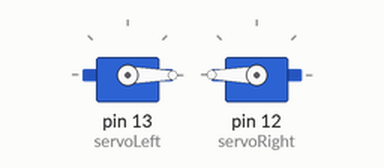
This sketch was run on a simulated Arduino Uno, built with avr-gcc and run on an emulated ATmega328P. Parts: 2 × servo.

Above: at 0.05 s.
At 4.0 s:
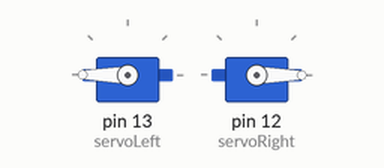
Timing chart, 0 to 5.2 s (numbered marks = the images above):
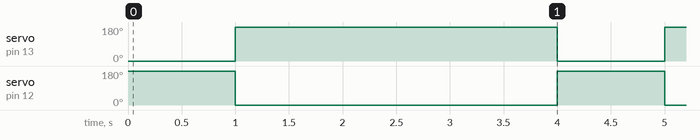

The sketch:

robotDance.ino
```cpp
#include <Servo.h>

Servo servoLeft;
Servo servoRight;

void setup() {
  pinMode(13, OUTPUT);
  servoLeft.attach(13);
  servoRight.attach(12);
}

void loop() {
  servoLeft.write(0);
  servoRight.write(180);
  delay(1000);
  servoLeft.write(180);
  servoRight.write(0);
  delay(1000);
  digitalWrite(13, HIGH);
  delay(1000);
  digitalWrite(13, LOW);
  delay(1000);
}
```

Measured:
- by itself, servo on pin 13 (servoLeft): alternates 180° for 3.0 s and 0° for 1.0 s
- by itself, servo on pin 12 (servoRight): alternates 180° for 1.0 s and 0° for 3.0 s
